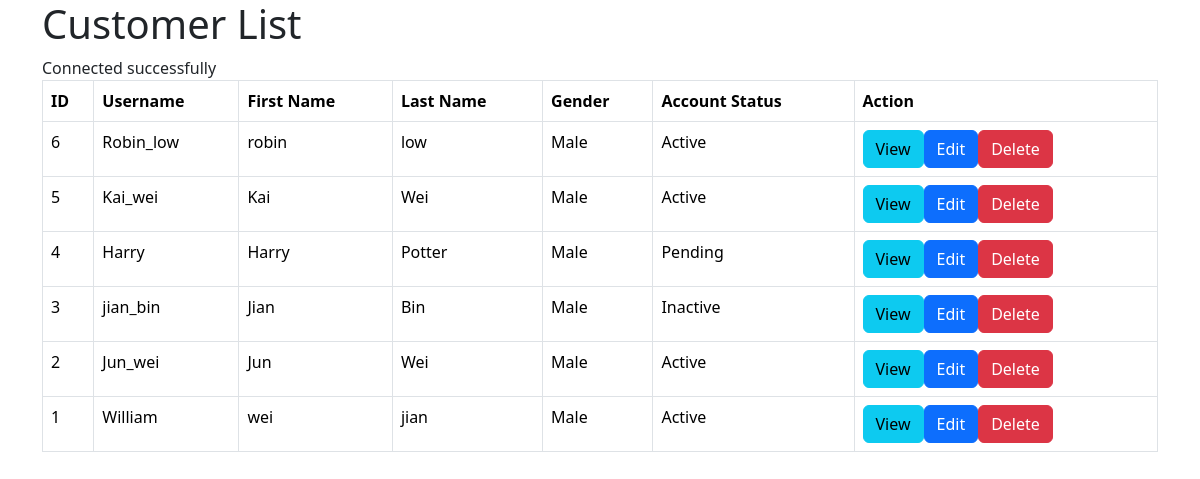
The app's page /customer_list.php with its own data.
### tables this page shows
CREATE TABLE IF NOT EXISTS `customers` (
  `id` int NOT NULL AUTO_INCREMENT,
  `username` varchar(50) NOT NULL,
  `password` varchar(10) NOT NULL,
  `first_name` varchar(50) NOT NULL,
  `last_name` varchar(50) NOT NULL,
  `gender` enum('Male','Female') NOT NULL,
  `date_of_birth` date NOT NULL,
  `registration_date_time` timestamp NULL DEFAULT CURRENT_TIMESTAMP,
  `account_status` varchar(20) NOT NULL,
  PRIMARY KEY (`id`)
);

### customer_list.php (the view, shortened to what this page needs)
<!DOCTYPE HTML>
<html>
<head>
    <link href="https://cdn.jsdelivr.net/npm/bootstrap@5.3.3/dist/css/bootstrap.min.css" rel="stylesheet">
</head>
<body>
    <div class="container">
        <div class="page-header">
            <h1>Customer List</h1>
        </div>
        <?php
        include 'config/database.php';
        $query = "SELECT id, username, first_name, last_name, gender, account_status FROM customers ORDER BY id DESC";
        $stmt = $con->prepare($query);
        $stmt->execute();
        $num = $stmt->rowCount();
        if ($num > 0) {
            echo "<table class='table table-hover table-responsive table-bordered'>";
            echo "<tr>";
            echo "<th>ID</th>";
            echo "<th>Username</th>";
            echo "<th>First Name</th>";
            echo "<th>Last Name</th>";
            echo "<th>Gender</th>";
            echo "<th>Account Status</th>";
            echo "<th>Action</th>";
            echo "</tr>";
            while ($row = $stmt->fetch(PDO::FETCH_ASSOC)) {
                extract($row);
                echo "<tr>";
                echo "<td>{$id}</td>";
                echo "<td>{$username}</td>";
                echo "<td>{$first_name}</td>";
                echo "<td>{$last_name}</td>";
                echo "<td>{$gender}</td>";
                echo "<td>{$account_status}</td>";
                echo "<td>";
                echo "<a href='customer_details.php?id={$id}' class='btn btn-info m-r-1em'>View</a>";
                echo "<a href='customer_edit.php?id={$id}' class='btn btn-primary m-r-1em'>Edit</a>";
                echo "<a href='#' onclick='delete_customer({$id});'  class='btn btn-danger'>Delete</a>";
                echo "</td>";
                echo "</tr>";
            }
            echo "</table>";
        } else {
            echo "<div class='alert alert-danger'>No customers found.</div>";
        }
        ?>
    </div>
</body>
</html>

### records on screen
customers: id "6", username "Robin_low", first_name "robin", last_name "low", gender "Male", account_status "Active"
customers: id "5", username "Kai_wei", first_name "Kai", last_name "Wei", gender "Male", account_status "Active"
customers: id "4", username "Harry", first_name "Harry", last_name "Potter", gender "Male", account_status "Pending"
customers: id "3", username "jian_bin", first_name "Jian", last_name "Bin", gender "Male", account_status "Inactive"
customers: id "2", username "Jun_wei", first_name "Jun", last_name "Wei", gender "Male", account_status "Active"
customers: id "1", username "William", first_name "wei", last_name "jian", gender "Male", account_status "Active"
